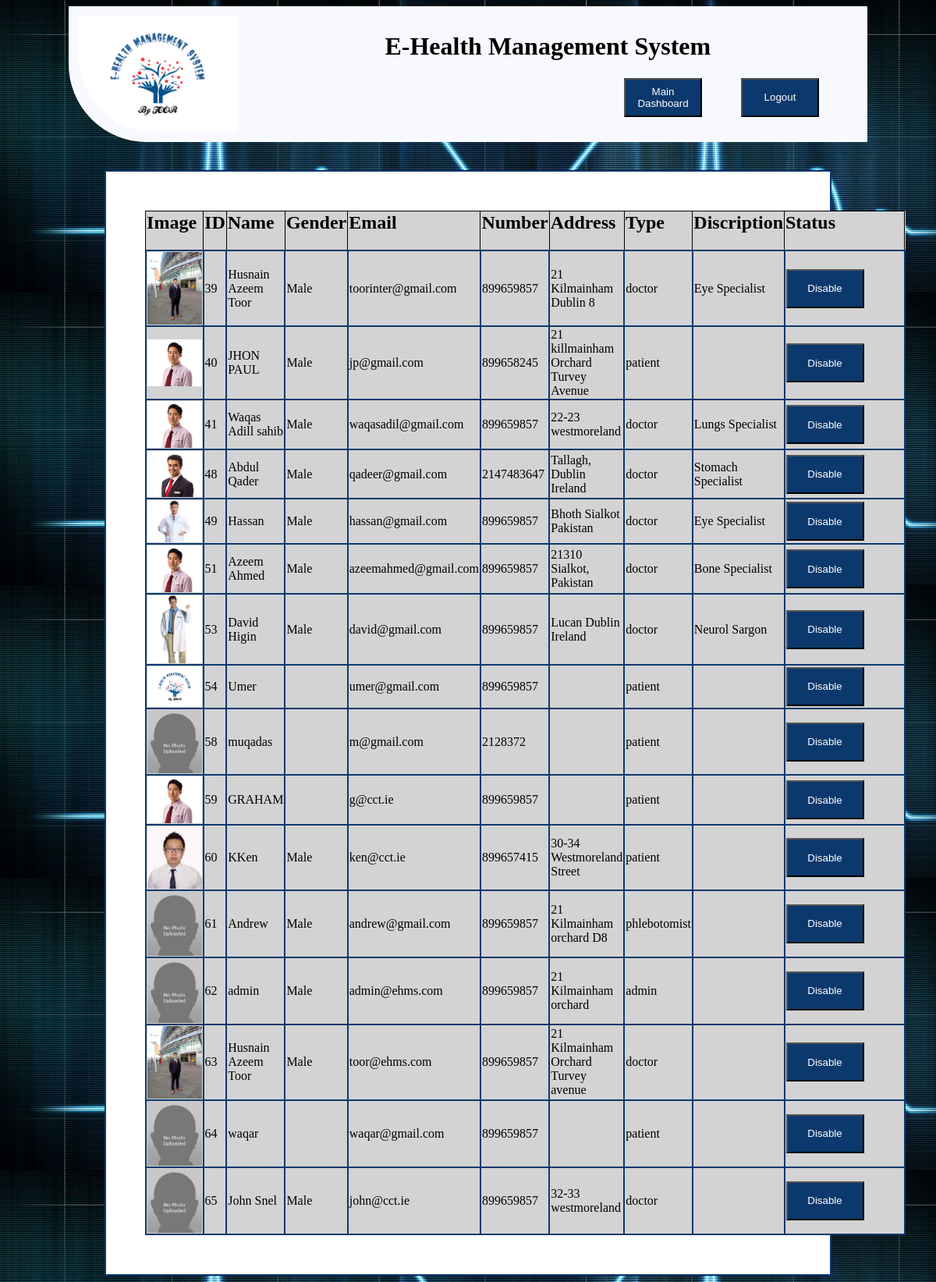
/viewstaff.php (signed in), run on the app's committed database.
### tables this page shows
CREATE TABLE `user` (
  `UserId` int(100) NOT NULL,
  `UserName` varchar(100) NOT NULL,
  `UserGender` varchar(100) NOT NULL,
  `UserEmail` varchar(100) NOT NULL,
  `UserPassword` varchar(100) NOT NULL,
  `UserNumber` int(100) NOT NULL,
  `UserDiscription` varchar(100) NOT NULL,
  `UserAddress` varchar(100) NOT NULL,
  `UserType` varchar(100) NOT NULL,
  `UserImage` varchar(100) NOT NULL,
  `UserStatus` varchar(100) NOT NULL
);

### viewstaff.php (the view, shortened to what this page needs)
<html>
<head>
<link rel="stylesheet" type="text/css" href="index.css">
<link rel="stylesheet" type="text/css" href="dashboard.css">
</head>
    <center><body background="images/background.jpg">
                <header>
                         <div id="header-div1">
                                <img src="images/e-logo.png" id="heaader-logo">
	                            <h1 style="font-family:Brush Script MT;">E-Health Management System</h1>
								<a href="logout.php"><button Style="background-color:#0b396d; width:100px; height:50px; float:right; color:white; margin-right:50px;">Logout</button></a>
							    <a href="Doctordashboard.php"><button Style="background-color:#0b396d; width:100px; height:50px; float:right; color:white; margin-right:50px;">Main Dashboard</button></a>
	                    </div>
                </header><br><br>
<?php
require('DbConnectionNew.php');
	$sql = "SELECT * FROM `user`";
    $result = mysqli_query($conn, $sql);
if (mysqli_num_rows($result) > 0) {
	 echo' <div id="dashboard-main-div" class="dashboard-main-div" >	<table class="viewprofile-table">
		  <tr>
		   <th ><h2>Image</th>
		       <th><h2>ID</th>
		       <th><h2>Name</th>
			   <th><h2>Gender</th>
			   <th><h2>Email</th>
			   <th><h2>Number</th>
			   <th><h2>Address</th>
			   <th><h2>Type</th>
			   <th><h2>Discription</th>
			   <th><h2>Status</th>
		  </tr>';
	  while($row = mysqli_fetch_assoc($result)){
	     echo'
		  <tr>
		  			  <td> <img src=images/'.$row["UserImage"].' style=" length:70px; width:70px;  background-color:yellow;" id="uploadphoto" ></image></td>
		         <td>'.$row["UserId"].'</td>
		       <td>'.$row["UserName"].'</td>
		       <td>'.$row["UserGender"].'</td>
		       <td>'.$row["UserEmail"].'</td>
		       <td>'.$row["UserNumber"].'</td>
		       <td>'.$row["UserAddress"].'</td>
		       <td>'.$row["UserType"].'</td>
		       <td>'.$row["UserDiscription"].'</td>
		  <td><a href="editProfile.php"><button Style="background-color:#0b396d; width:100px; height:50px;  color:white; margin-right:50px;">Disable</button></a></td>
		  </tr>' ;
	  }
    }
	echo' </table>';
	     echo'</div>';
	?>
            </body>
</html>

### index.css (style rules this page uses)
body { background-color: white ; }
#header-div1 { border: 2px solid white; padding: 10px; border-bottom-left-radius: 100px 100px; height: 150; width: 1000px; background-color: GhostWhite ; }
#heaader-logo { float:left; height:150; border-bottom-left-radius: 100px 100px; }

### dashboard.css (style rules this page uses)
.dashboard-main-div { background-color:white; width:70%; height:auto; border: 2px solid #0b396d; padding:50px; }
.viewprofile-table { background-color:lightgrey; width:70%; height:20%; text-align:left; }
.viewprofile-table td { width:50%; height:50%; border: 2px solid #0b396d; text-align:left; }

### viewstaff.php (style rules this page uses)
table, th, td { border: 1px solid black; border-collapse: collapse; }

### data on the page
user: UserImage (picture), UserId "39", UserName "Husnain Azeem Toor", UserGender "Male", UserEmail "toorinter@gmail.com", UserNumber "899659857", UserAddress "21 Kilmainham Dublin 8", UserType "doctor", UserDiscription "Eye Specialist"
user: UserImage (picture), UserId "40", UserName "JHON PAUL", UserGender "Male", UserEmail "jp@gmail.com", UserNumber "899658245", UserAddress "21 killmainham Orchard Turvey Avenue", UserType "patient"
user: UserImage (picture), UserId "41", UserName "Waqas Adill sahib", UserGender "Male", UserEmail "waqasadil@gmail.com", UserNumber "899659857", UserAddress "22-23 westmoreland", UserType "doctor", UserDiscription "Lungs Specialist"
user: UserImage (picture), UserId "48", UserName "Abdul Qader", UserGender "Male", UserEmail "qadeer@gmail.com", UserNumber "2147483647", UserAddress "Tallagh, Dublin Ireland", UserType "doctor", UserDiscription "Stomach Specialist"
user: UserImage (picture), UserId "49", UserName "Hassan", UserGender "Male", UserEmail "hassan@gmail.com", UserNumber "899659857", UserAddress "Bhoth Sialkot Pakistan", UserType "doctor", UserDiscription "Eye Specialist"
user: UserImage (picture), UserId "51", UserName "Azeem Ahmed", UserGender "Male", UserEmail "azeemahmed@gmail.com", UserNumber "899659857", UserAddress "21310 Sialkot, Pakistan", UserType "doctor", UserDiscription "Bone Specialist"
user: UserImage (picture), UserId "53", UserName "David Higin", UserGender "Male", UserEmail "david@gmail.com", UserNumber "899659857", UserAddress "Lucan Dublin Ireland", UserType "doctor", UserDiscription "Neurol Sargon"
user: UserImage (picture), UserId "54", UserName "Umer", UserEmail "umer@gmail.com", UserNumber "899659857", UserType "patient"
user: UserImage (picture), UserId "58", UserName "muqadas", UserEmail "m@gmail.com", UserNumber "2128372", UserType "patient"
user: UserImage (picture), UserId "59", UserName "GRAHAM", UserEmail "g@cct.ie", UserNumber "899659857", UserType "patient"
user: UserImage (picture), UserId "60", UserName "KKen", UserGender "Male", UserEmail "ken@cct.ie", UserNumber "899657415", UserAddress "30-34 Westmoreland Street", UserType "patient"
user: UserImage (picture), UserId "61", UserName "Andrew", UserGender "Male", UserEmail "andrew@gmail.com", UserNumber "899659857", UserAddress "21 Kilmainham orchard D8", UserType "phlebotomist"
user: UserImage (picture), UserId "62", UserName "admin", UserGender "Male", UserEmail "admin@ehms.com", UserNumber "899659857", UserAddress "21 Kilmainham orchard", UserType "admin"
user: UserImage (picture), UserId "63", UserName "Husnain Azeem Toor", UserGender "Male", UserEmail "toor@ehms.com", UserNumber "899659857", UserAddress "21 Kilmainham Orchard Turvey avenue", UserType "doctor"
user: UserImage (picture), UserId "64", UserName "waqar", UserEmail "waqar@gmail.com", UserNumber "899659857", UserType "patient"
user: UserImage (picture), UserId "65", UserName "John Snel", UserGender "Male", UserEmail "john@cct.ie", UserNumber "899659857", UserAddress "32-33 westmoreland", UserType "doctor"
